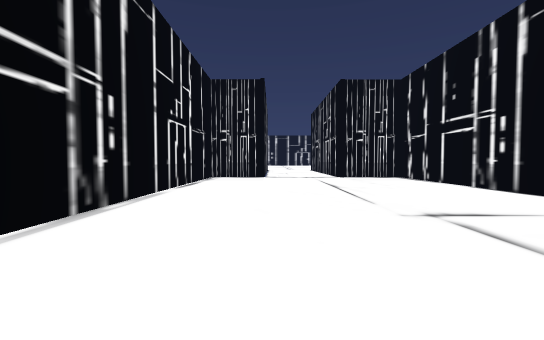
[1] (above)

14 first-person views from a walk through a 3-D level made in the Unity game engine. The camera is 1.3 m above the floor, tilts 2° down and sees 90° across. The floor is counted in squares, 1.89 m on a side. Each view is taken from the middle of a square. On the plan, view 1 faces up. The plan holds only what a view shows up to about 9 squares ahead; the rest is blank. The place goes on beyond the plan. The player character is not drawn.

[2]
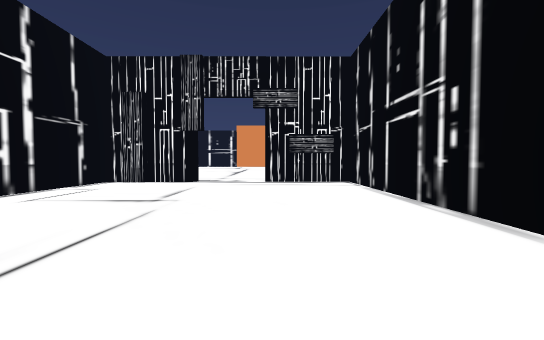

[3]
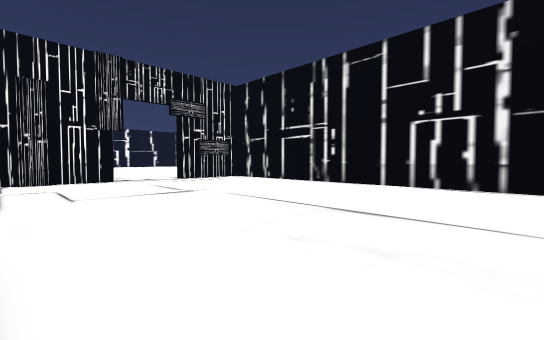

[4]
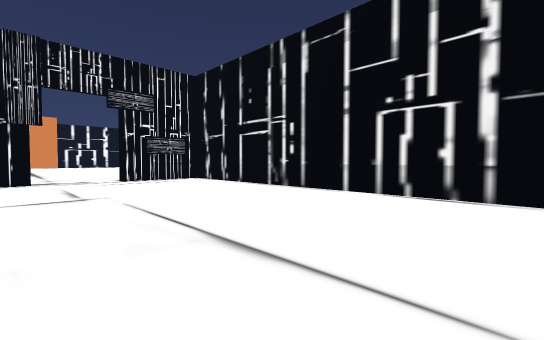

[5]
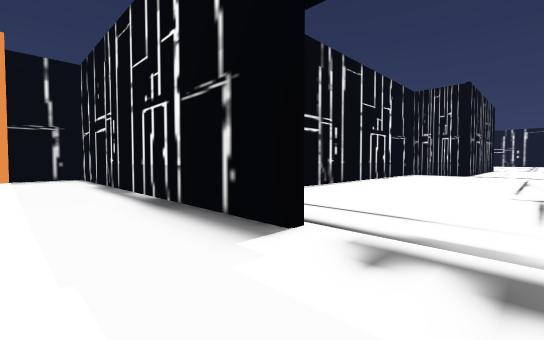

[6]
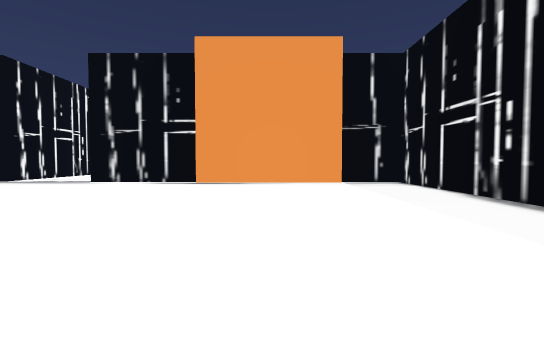

[7]
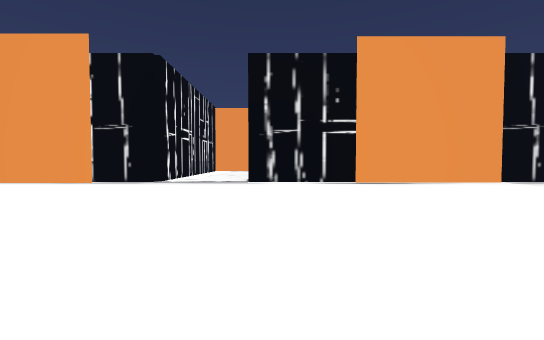

[8]
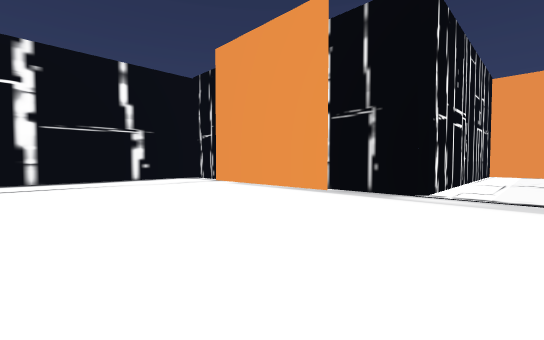

[9]
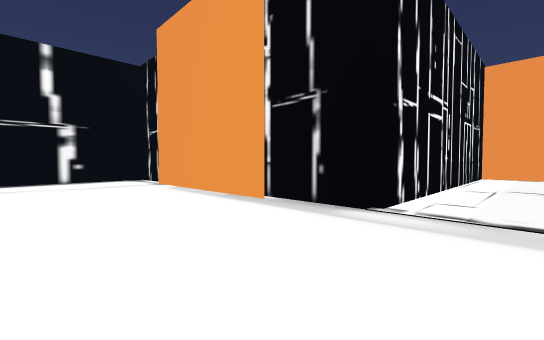

[10]
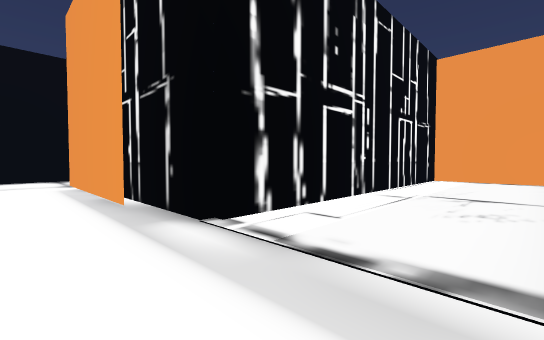

[11]
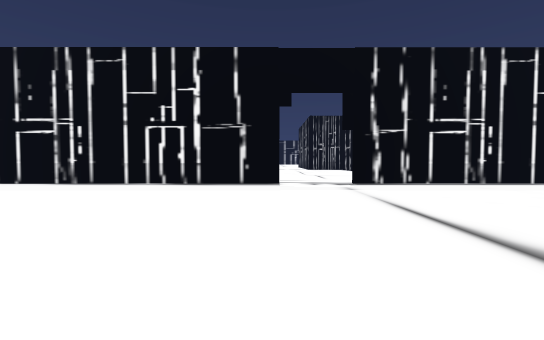

[12]
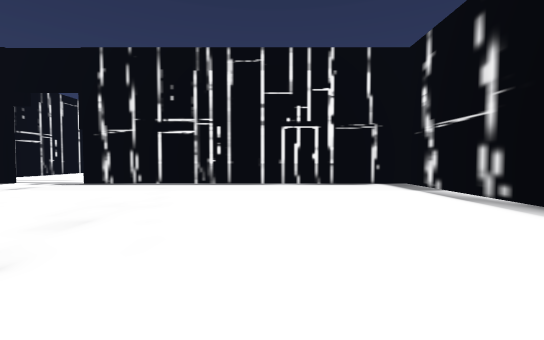

[13]
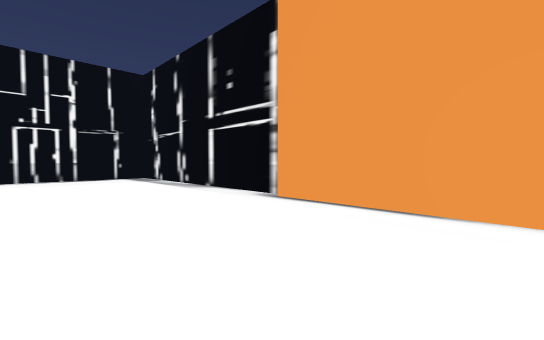

[14]
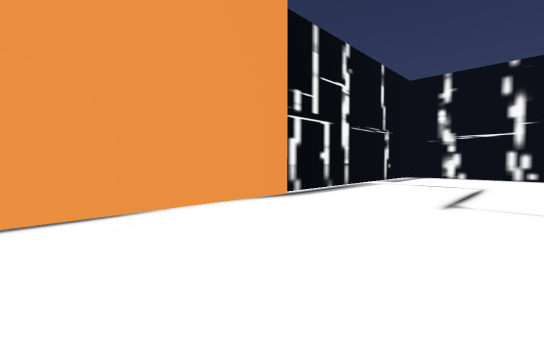

### Floor plan
Points are (right, up) in squares from view 1. A wall is a line through its corners. A room is listed if a view was taken in it or the views show most of it. See-through windows are left out.
Room 1 (views 1, 2, 3, 4)
walls: (5.2, 5.6) (5.2, 9); (-2.5, 8.5) (-2.5, -0.1); (2.4, -0.7) (4, -0.7); (4, -0.6) (4.8, -0.6); (-2.4, -0.7) (0.3, -0.7); (4.8, -0.7) (5.2, -0.7) (5.2, 2.8)
ways out: opening at (1.5, -1) to room 2
Room 2 (views 5, 6, 7, 8, 9, 10, 11, 12, 13, 14)
walls: (0.3, -1) (-9.4, -1); (-9.6, -14.4) (-9.6, -16.2); (-9.3, -15.5) (-9.3, -20.1); (11.8, -14.2) (11.8, -8.4); (12, -5.9) (12, -1.7); (12, -17.2) (12, -14.5); (-9.6, -1.4) (-9.6, -10.7); (-9.6, -20.7) (-9.6, -22.1) (-3.9, -22.1); (8, -22.1) (8.8, -22.1); (11.3, -1) (2.9, -1); (-18.2, -13.6) (-9.6, -13.6)
ways out: opening at (1.5, -1) to room 1
objects: other object (-19, -14) to (-19, -11)

Positions as (right, up) in squares from view 1, and headings:
1: (0, 0), facing up
2: (0, 8), facing down
3: (5, 9), facing down-left
4: (3, 9), facing down-left
5: (2, -3), facing up-left
6: (-1, -5), facing left
7: (-1, -10), facing left
8: (-4, -12), facing down-left
9: (-6, -12), facing down-left
10: (-8, -11), facing down-left
11: (0, -9), facing up
12: (8, -9), facing up
13: (8, -12), facing up-right
14: (8, -10), facing down-right
